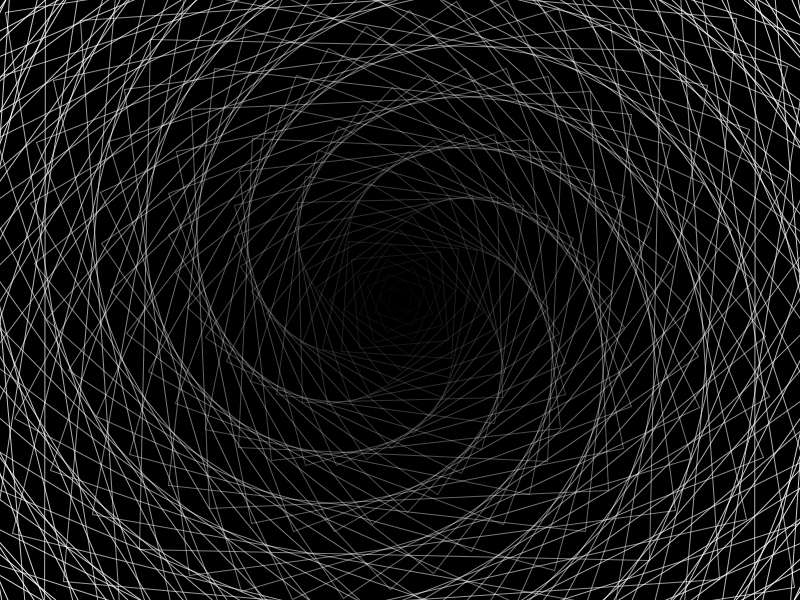
Frame 1 (no input)
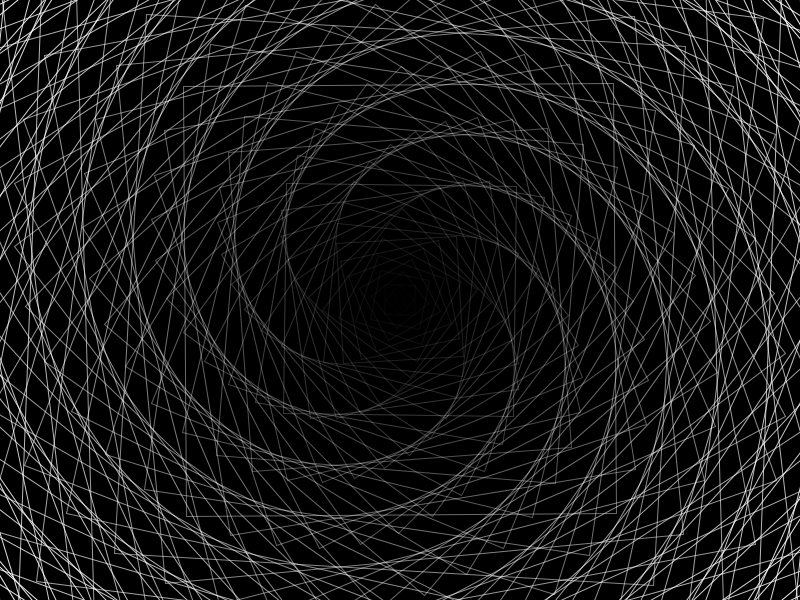
Frame 60 (the mouse pressed at the canvas centre just before this capture)
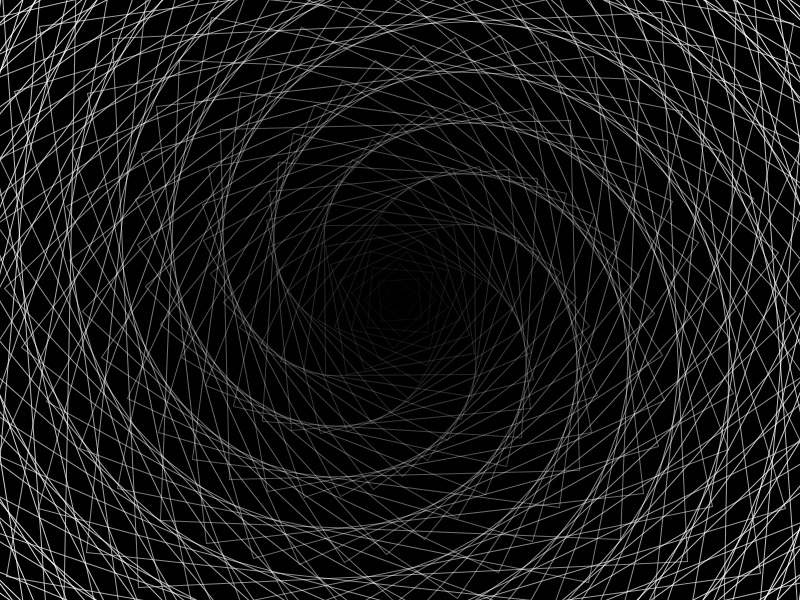
Frame 120 (the mouse held since frame 60 and released just before this capture)

The Processing sketch that drew these frames (run headless with seeded random() and noise(); from frame 60 on, the mouse is pressed at the canvas centre):

// Processing sketch: es_trasformazioni
// ── es_trasformazioni.pde
rettangolo[] r = new rettangolo[100];//(400,300,10);

void setup(){
  size(800,600);
  for(int i=0;i<r.length;i++){
    r[i] = new rettangolo(width/2,height/2,i*10,i*15);
  }
}

void draw(){
  background(0);
  for(int i=0;i<r.length;i++){
    r[i].draw();
  }
}

class rettangolo{
  float x,y;
  float alpha;
  float size = 0.0;
  
  rettangolo(int x_,int y_,int s_,int a_){
    x=x_;
    y=y_;
    size = s_;
    alpha= a_;
  }
  
  void draw(){
    noFill();
    stroke(255,size/4);
    pushMatrix();
    translate(x,y);
    rotate(alpha);
    rectMode(CENTER);
    rect(0,0,size,size);
    popMatrix();
    alpha+=0.01;
    //size+=0.5;
  }
}
